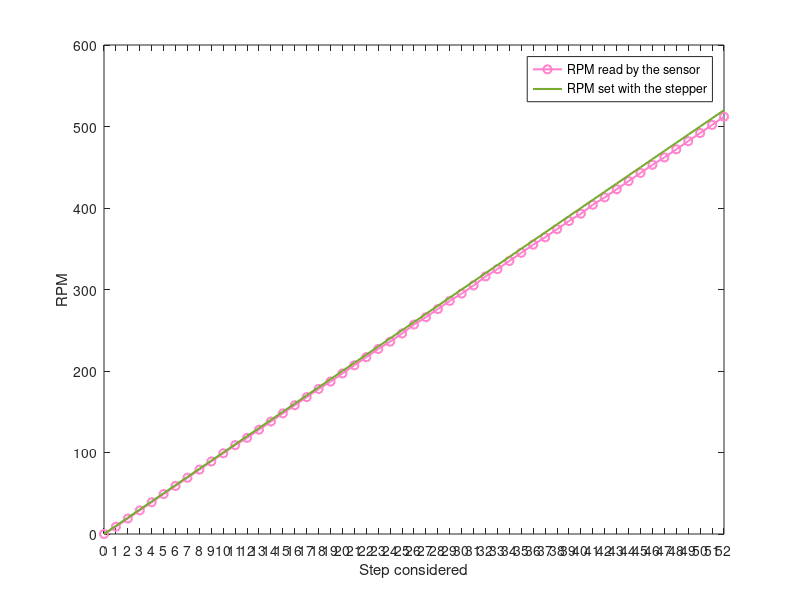

Write the MATLAB code that produced this figure. (Note: this script raises an error after producing the figure.)
clear all
close all
clc

clear all
close all
clc

% sensors = [9 19 29 39 49 59 69 79 89 99 109 118 128 138 148 158 168 178 188 197 ...
    % 207 217 227 237 246 257 266 276 286 296 306 316 325 335 345 355 364 374 384 393 ...
    % 404 413 423 440];
sensors = [0 9 19 29 39 49 59 69 79 89 99 109 118 128 138 148 158 168 178 ...
    187 197 207 217 227 236 246 257 266 276 286 295 305 316 325 335 345 ...
    355 364 374 384 393 404 413 423 433 443 453 462 472 482 492 502 512]
% sensors = [0 0 0 0 0 59 69 79 89 99 109 118 128 138 148 158 168 178 188 197 ...
%      207 217 227 237 246 257 266 276 286 296 306 316 325 335 345 355 364 374 384 393 ...
%      404 413 423];

values = linspace (0,52,53)

stepper = 0 : 10 : 520;
% errore = [];
% errore_perc = [];
% for i = 1 : length(stepper)
%     errore(i) = stepper(i) - sensors(i);
%     errore_perc(i) = errore(i)/100;
% end
% average_error = mean(errore_perc);
% average_error_perc = average_error * 100;
%% 
figure(1)
p=plot (values, sensors,'-o','LineWidth',1.5, 'Color',[1 0.5 0.8])
% viola: [0.5 0 0.5]
% azzurro: [0.84 0.93 0.95]
hold on
plot (values, stepper, 'LineWidth',1.5,'Color',[0.4660 0.6740 0.1880])
xlim([0 52])
xticks([0:52])
% t = title ('Calibration with a stepper')
x = xlabel('Step considered')
y = ylabel ('RPM')
l = legend ('RPM read by the sensor', 'RPM set with the stepper')
l.Location = 'northwest'
l.FontSize = 20
p.MarkerFaceColor = [1 0.5 0.8];

% p.MarkerSize = 8;
%t.FontSize = 20;
x.FontSize = 20;
y.FontSize = 20;